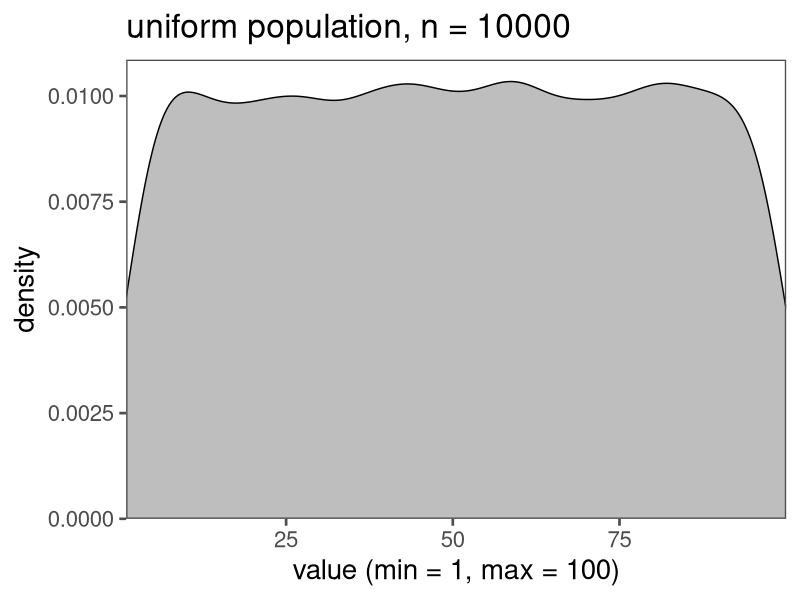
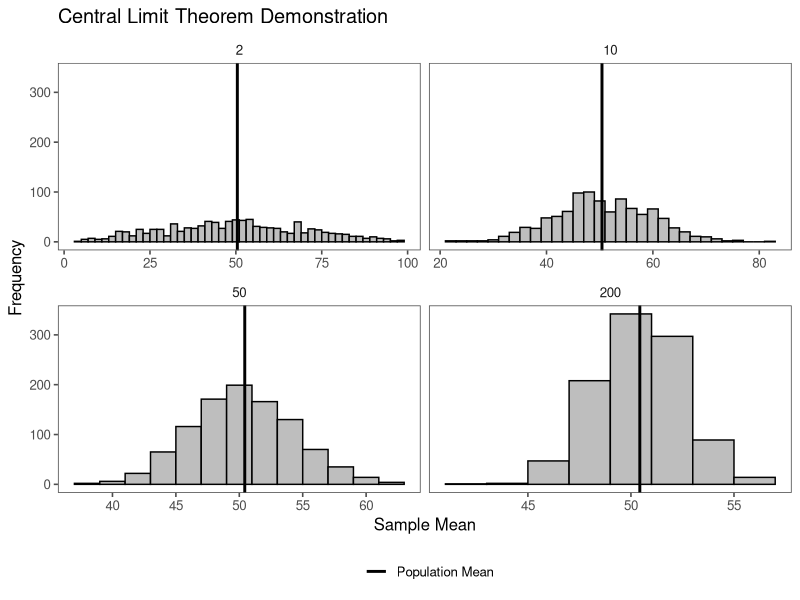
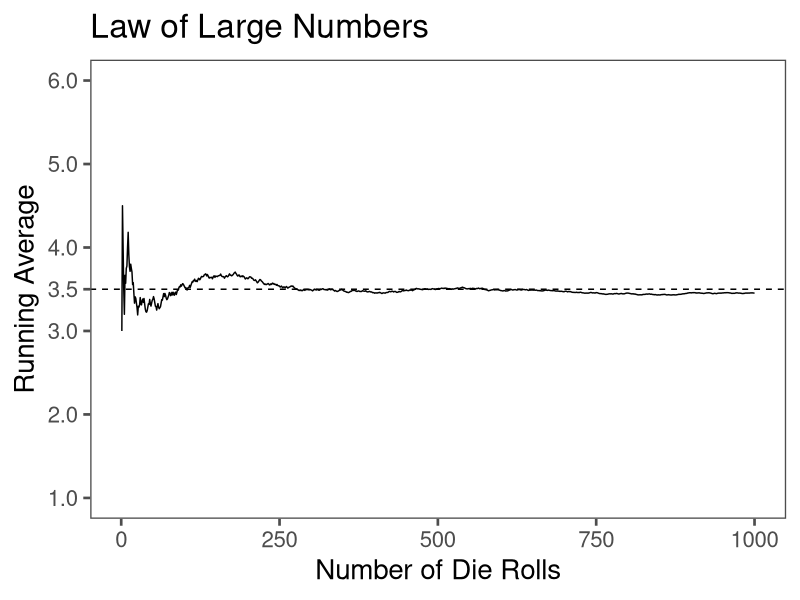

Recreate these plots in R, in order.
## ---- chunk 1
#| label: setup
#| include: false

library(tidyverse)
library(ggthemes)

## ---- chunk 2

# Set the parameters for the population distribution
population_size <- 10000  # Size of the population
population_distribution <- runif(population_size, min = 1, max = 100)  # Uniform distribution

ggplot(data = data.frame(x = population_distribution),aes(x))+
  geom_density(fill = "gray")+
  scale_x_continuous(expand = c(0,0,0,0))+
  scale_y_continuous(expand = c(0,0,0.05,0))+
  labs(
    title = "uniform population, n = 10000",
    x = "value (min = 1, max = 100)"
      )+
  theme_few(
    base_size = 20
  )
## ---- chunk 3

# Number of samples to take
num_samples <- 1000

# Set the sample sizes for each iteration
sample_sizes <- c(2, 10, 50,200)

# Create a data frame to store results
results <- data.frame()

# Simulate sampling and calculate sample means
for (sample_size in sample_sizes) {
  sample_means <- replicate(num_samples, mean(sample(population_distribution, sample_size)))
  result <- data.frame(Sample_Size = sample_size, Sample_Means = sample_means)
  results <- bind_rows(results, result)
}

# Plot the CLT demonstration using ggplot2
ggplot(results, aes(x = Sample_Means)) +
  geom_histogram(binwidth = 2, fill = "gray", color = "black") +
  facet_wrap(~ Sample_Size, scales = "free_x") +
  geom_vline(aes(xintercept = mean(population_distribution), color = "Population Mean"), linetype = "solid", size = 1,key_glyph = draw_key_path) +
  scale_color_manual(values = c("Population Mean" = "black")) +
  labs(
    title = "Central Limit Theorem Demonstration",
    x = "Sample Mean",
    y = "Frequency",
    color = ""
  ) +
  theme_few(
    base_size = 12
  )+
  theme(legend.position = "bottom")
## ---- chunk 4

# Number of die rolls to simulate
num_rolls <- 1000

# Simulate die rolls
set.seed(123)  # For reproducibility
die_rolls <- sample(1:6, num_rolls, replace = TRUE)

# Calculate running average
running_average <- cumsum(die_rolls) / (1:num_rolls)

# Create a data frame
rolls_data <- data.frame(
  Roll_Number = 1:num_rolls,
  Die_Result = die_rolls,
  Running_Average = running_average
)

# Create a plot using ggplot2
ggplot(rolls_data, aes(x = Roll_Number)) +
  geom_line(aes(y = Running_Average)) +
  geom_hline(yintercept = 3.5, linetype = "dashed") +
  labs(
    title = "Law of Large Numbers",
    x = "Number of Die Rolls",
    y = "Running Average"
  ) +
  scale_y_continuous(breaks = c(1,2,3,3.5,4,5,6),
                     limits = c(1,6))+
  theme_few(base_size = 20)


